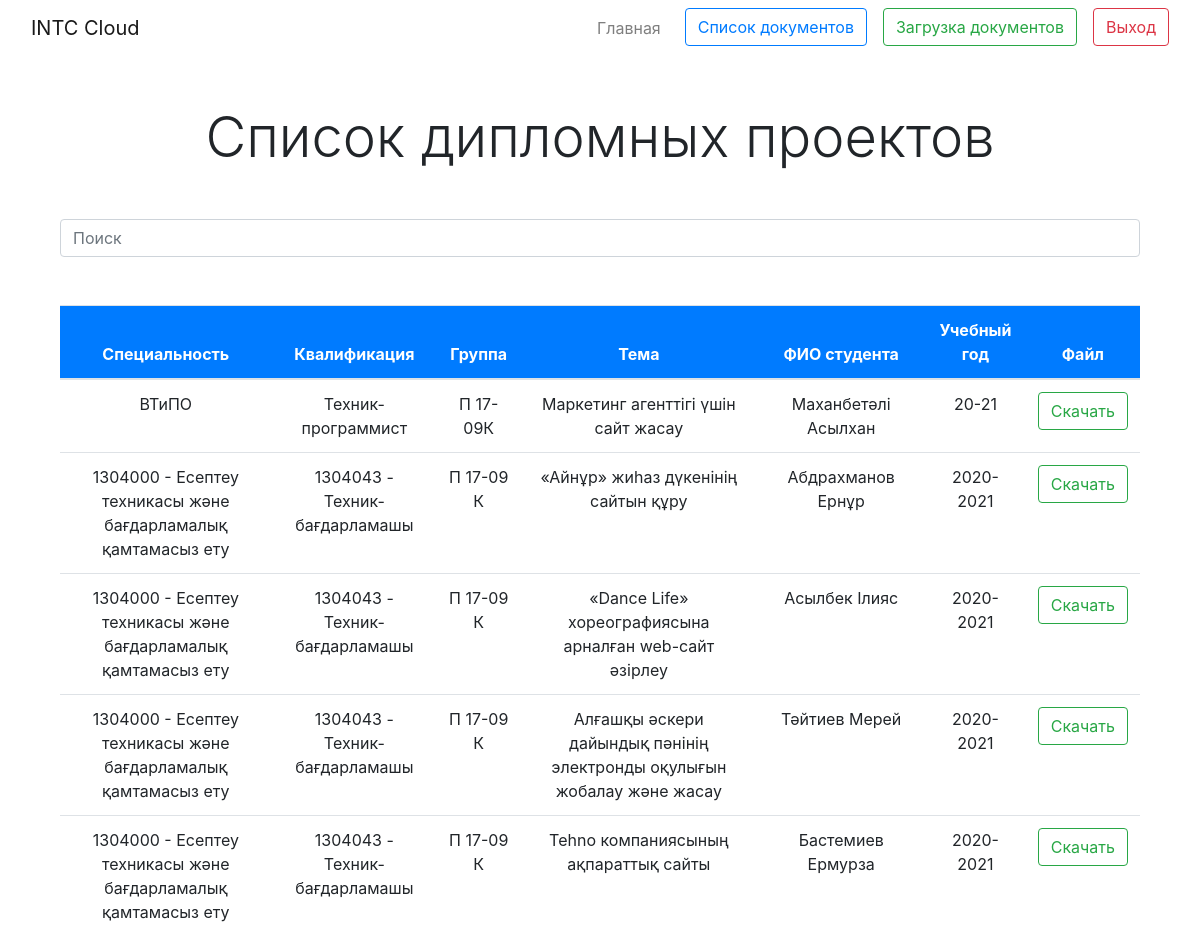
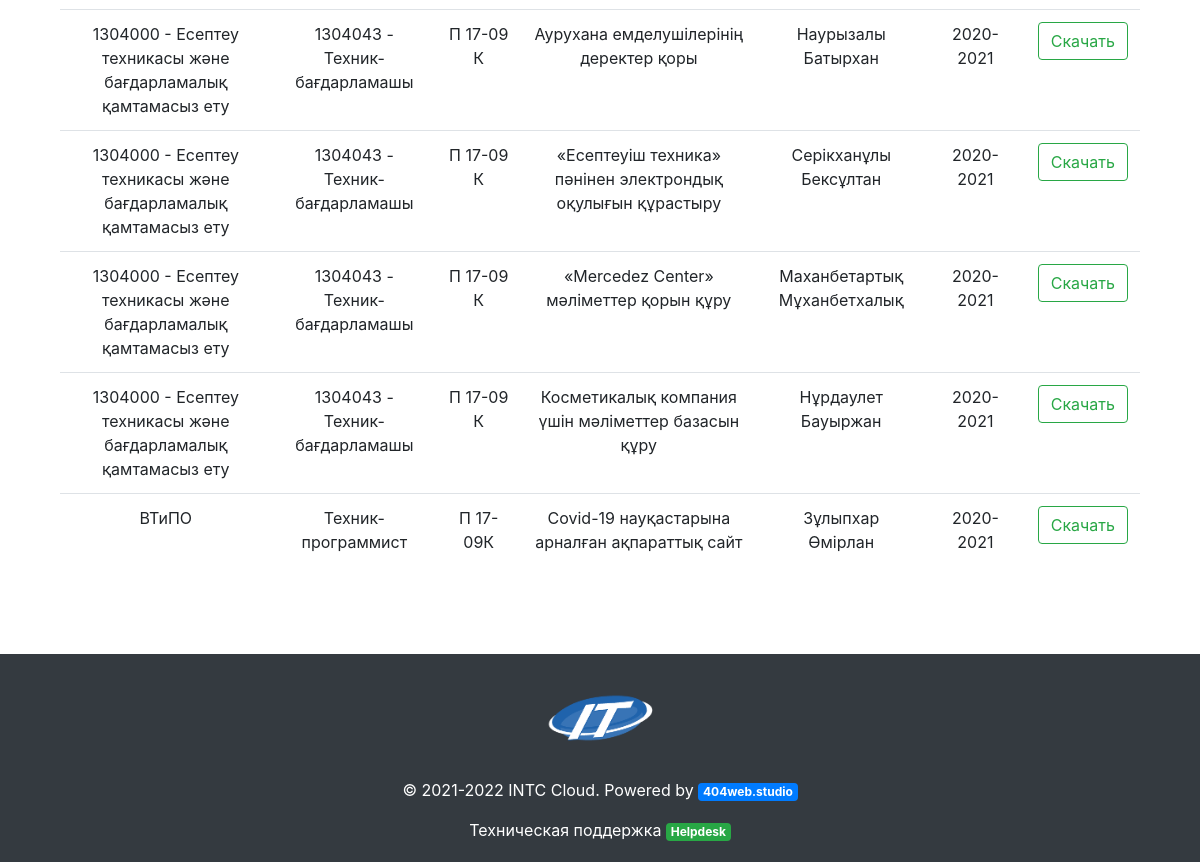
/projects/, run on the app's committed database (2 pictures, top to bottom).
### intcCloud/core/models.py (models this page shows, shortened)
class DiplomaDocument(models.Model):
    speciality = models.CharField("<b>Специальность </b>", max_length=255)
    qualification = models.CharField("<b>Квалификация </b>", max_length=255, default="")
    group = models.CharField("<b>Группа </b>", max_length=255, default="")
    theme = models.CharField("<b>Тема дипломного проекта </b>", max_length=255, default="")
    student = models.CharField("<b>ФИО студента </b>", max_length=255, default="")
    year = models.CharField("<b>Учебный год </b>",max_length=100, default="")
    postDate = models.DateField(("Date"), default=datetime.date.today)
    document = models.FileField("<b>Файл </b>",upload_to='documents/files')

### intcCloud/core/views.py (the view)
# urls.py: path('projects/', views.diploma_list, name='diploma_list'),
def diploma_list(request):
    diplomas = DiplomaDocument.objects.all()
    return render(request, 'diploma_list.html', {
        'diplomas': diplomas
    })

### intcCloud/templates/diploma_list.html (shortened to what this page needs)
{% extends 'base.html' %}
{% block diplomalist %}
<div class="container">
  <h1 class="display-4 mb-5 mt-5 text-center">Список дипломных проектов</h1>
  <div class="container">
    <form class="mr-auto mb-5">
      <div class="input-group mb-3">
        <input id="myInput" onkeyup="myFunction()" type="text" class="form-control" placeholder="Поиск"
          aria-label="Recipient's username" aria-describedby="button-addon2">
      </div>
    </form>
  </div>
  <div id="subject-list">
    <div class="container-fluid table-responsive">
      <table id="myTable" class="table table-hover text-center">
        <thead class="bg-primary">
          <tr>
            <th scope="col" class="text-white">Специальность</th>
            <th scope="col" class="text-white">Квалификация</th>
            <th scope="col" class="text-white">Группа</th>
            <th scope="col" class="text-white">Тема</th>
            <th scope="col" class="text-white">ФИО студента</th>
            <th scope="col" class="text-white">Учебный год</th>
            <th scope="col" colspan="2" class="text-white">Файл</th>
          </tr>
        </thead>
        <tbody>
          {% for document in diplomas %}
          <tr>
            <td>{{ document.speciality }}</td>
            <td>{{ document.qualification }}</td>
            <td>{{ document.group }}</td>
            <td>{{ document.theme }}</td>
            <td>{{ document.student }}</td>
            <td>{{ document.year }}</td>
            <td><a href="{{ document.document.url }}" class="btn btn-outline-success">Скачать</a></td>
          </tr>
          {% endfor %}
        </tbody>
      </table>
    </div>
  </div>
</div>
<br><br><br>
{% endblock %}

### intcCloud/templates/base.html (shortened to what this page needs)
{% load static %}
<!DOCTYPE html>
<html lang="ru">
<head>
    <link rel="stylesheet" href="{% static '/css/style.css' %}">
    <link rel="stylesheet" href="{% static '/css/bootstrap.min.css' %}">
</head>
<body>
    <nav class="navbar navbar-expand-lg navbar-light bg-white">
  <div class="container-fluid">
    <a class="navbar-brand" href="#">INTC Cloud</a>
    <div class="collapse navbar-collapse" id="navbarSupportedContent">
      <ul class="navbar-nav ml-auto mb-2 mb-lg-0">
        <li class="nav-item">
          <a class="nav-link mr-3" href="{% url 'home' %}">Главная</a>
        </li>
        <li class="nav-item">
          <a class="btn btn-outline-primary mr-3" href="{% url 'document_list21' %}">Список документов</a>
        </li>
          <li class="nav-item">
          <a class="btn btn-outline-success mr-3" href="{% url 'upload_document21' %}">Загрузка документов</a>
        </li>
          <li class="nav-item">
          <a class="btn btn-outline-danger" href="{% url 'signout' %}">Выход</a>
        </li>
      </ul>
    </div>
  </div>
</nav>
    {% block diplomalist %}
    {% endblock %}
    <footer class="bg-dark p-1 text-center">
        <div class="container">
            <a href="#"><img class="mb-4 mt-4" src="{% static '/img/logo.png' %}" alt="Logo" width="128"
                    height="72"></a>
            <p class="text-white">&copy; 2021-2022 INTC Cloud. Powered by <a href="https://www.instagram.com/404web.studio" class="badge badge-primary">404web.studio</a></p>
            <p class="text-white">Техническая поддержка <a href="https://wa.me/+77087529320" class="badge badge-success">Helpdesk</a></p>
        </div>
    </footer>
</body>
</html>

### intcCloud/static/css/style.css (style rules this page uses)
* { padding: 0; margin: 0; }
footer { position: static; bottom: 0; width: 100%; }

### data on the page
DiplomaDocument: speciality "ВТиПО", qualification "Техник-программист", group "П 17-09К", theme "Маркетинг агенттігі үшін сайт жасау", student "Маханбетәлі Асылхан", year "20-21"
DiplomaDocument: speciality "1304000 - Есептеу техникасы және бағдарламалық қамтамасыз ету", qualification "1304043 - Техник-бағдарламашы", group "П 17-09 К", theme "«Айнұр» жиһаз дүкенінің сайтын құру", student "Абдрахманов Ернұр", year "2020-2021"
DiplomaDocument: speciality "1304000 - Есептеу техникасы және бағдарламалық қамтамасыз ету", qualification "1304043 - Техник-бағдарламашы", group "П 17-09 К", theme "«Dance Life» хореографиясына арналған web-сайт әзірлеу", student "Асылбек Ілияс", year "2020-2021"
DiplomaDocument: speciality "1304000 - Есептеу техникасы және бағдарламалық қамтамасыз ету", qualification "1304043 - Техник-бағдарламашы", group "П 17-09 К", theme "Алғашқы әскери дайындық пәнінің электронды оқулығын жобалау және жасау", student "Тәйтиев Мерей", year "2020-2021"
DiplomaDocument: speciality "1304000 - Есептеу техникасы және бағдарламалық қамтамасыз ету", qualification "1304043 - Техник-бағдарламашы", group "П 17-09 К", theme "Tehno компаниясының ақпараттық сайты", student "Бастемиев Ермурза", year "2020-2021"
DiplomaDocument: speciality "1304000 - Есептеу техникасы және бағдарламалық қамтамасыз ету", qualification "1304043 - Техник-бағдарламашы", group "П 17-09 К", theme "Аурухана емделушілерінің деректер қоры", student "Наурызалы Батырхан", year "2020-2021"
DiplomaDocument: speciality "1304000 - Есептеу техникасы және бағдарламалық қамтамасыз ету", qualification "1304043 - Техник-бағдарламашы", group "П 17-09 К", theme "«Есептеуіш техника» пәнінен электрондық оқулығын құрастыру", student "Серікханұлы Бексұлтан", year "2020-2021"
DiplomaDocument: speciality "1304000 - Есептеу техникасы және бағдарламалық қамтамасыз ету", qualification "1304043 - Техник-бағдарламашы", group "П 17-09 К", theme "«Mercedez Center» мәліметтер қорын құру", student "Маханбетартық Мұханбетхалық", year "2020-2021"
DiplomaDocument: speciality "1304000 - Есептеу техникасы және бағдарламалық қамтамасыз ету", qualification "1304043 - Техник-бағдарламашы", group "П 17-09 К", theme "Косметикалық компания үшін мәліметтер базасын құру", student "Нұрдаулет Бауыржан", year "2020-2021"
DiplomaDocument: speciality "ВТиПО", qualification "Техник-программист", group "П 17-09К", theme "Covid-19 науқастарына арналған ақпараттық сайт", student "Зұлыпхар Өмірлан", year "2020-2021"
